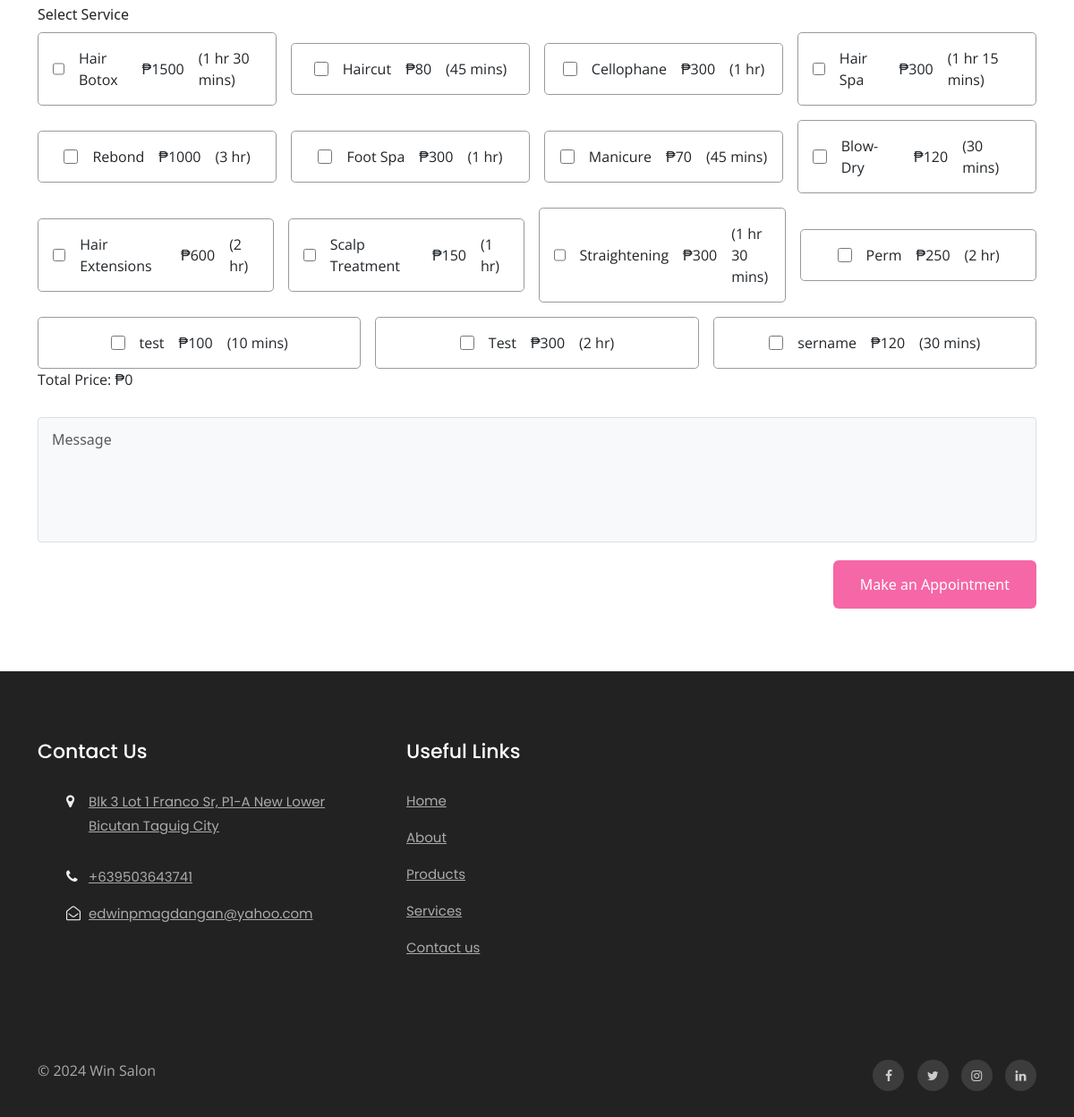
The page /bfs/book-appointment.php (signed in, lower part) on the database as committed earlier.
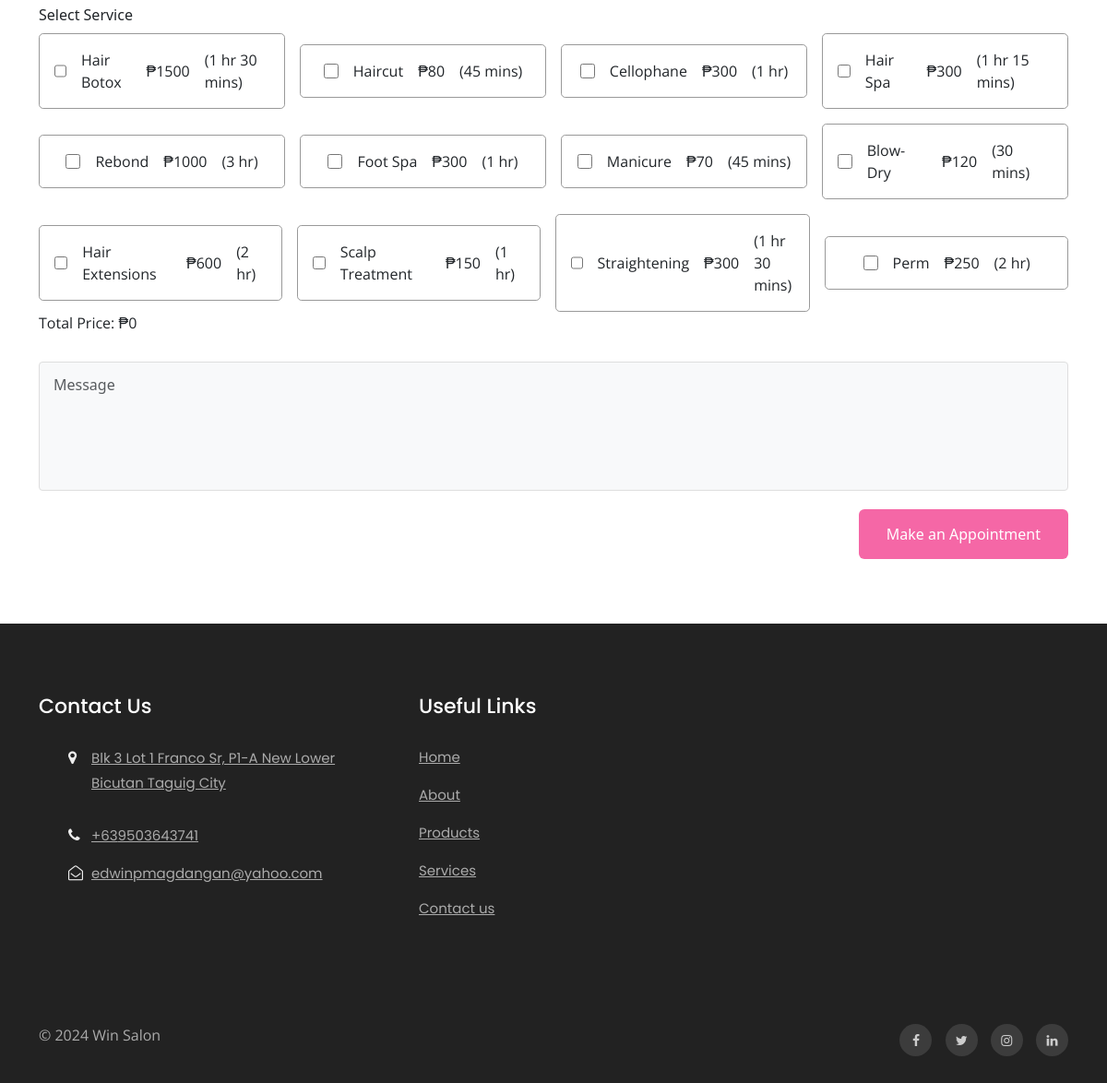
The same page on the database as committed later.
### tables this page shows
CREATE TABLE `tblservices` (
  `ID` int(10) NOT NULL,
  `ServiceName` varchar(200) DEFAULT NULL,
  `ServiceDescription` mediumtext DEFAULT NULL,
  `Cost` int(10) DEFAULT NULL,
  `Image` varchar(200) DEFAULT NULL,
  `Time` int(11) DEFAULT NULL
);

CREATE TABLE `tblpage` (
  `ID` int(10) NOT NULL,
  `PageType` varchar(200) DEFAULT NULL,
  `PageTitle` mediumtext DEFAULT NULL,
  `PageDescription` mediumtext DEFAULT NULL,
  `Email` varchar(200) DEFAULT NULL,
  `MobileNumber` bigint(10) DEFAULT NULL,
  `UpdationDate` date DEFAULT NULL,
  `Timing` varchar(200) NOT NULL
);

### bfs/book-appointment.php (the view, shortened to what the changed rows need)
<?php
include('includes/dbconnection.php');
?>
<!doctype html>
<html lang="en">
<head>
    <link rel="stylesheet" href="assets/css/style-starter.css">
    <link rel="stylesheet" href="https://cdn.jsdelivr.net/npm/flatpickr/dist/flatpickr.min.css">
</head>
<body id="home">
    <?php include_once('includes/header.php');?>
<section class="w3l-contact-info-main" id="contact">
    <div class="contact-sec">
        <div class="container">
            <div class="d-grid contact-view">
                <div class="map-content-9 mt-lg-0 mt-4">
                    <form method="post">
                        <div style="padding-top: 30px;">
                            <div class="service-group" id="services">
                                <?php
                                $query = mysqli_query($con, "SELECT * FROM tblservices");
                                while ($row = mysqli_fetch_array($query)) {
                                    $serviceName = $row['ServiceName'];
                                    $servicePrice = $row['Cost'];
                                    echo '<label>';
                                    echo '<input type="checkbox" class="service-checkbox" data-price="' . $servicePrice . '" name="service[]" value="' . $serviceName . ' - ' . $servicePrice . '">';
                                    echo '<div class="service-and-price">';
                                    echo '<span class="service-name">' . $serviceName . '</span>';
                                    echo '<span class="service-price">₱' . $servicePrice . '</span>';
                                    echo '<span class="service-duration">(';
                                            $timeInMinutes = $row['Time'];
                                            if ($timeInMinutes < 60) {
                                                echo $timeInMinutes . " mins";
                                            } else {
                                                $hours = floor($timeInMinutes / 60);
                                                $minutes = $timeInMinutes % 60;
                                                echo $hours . " hr";
                                                if ($minutes > 0) {
                                                    echo " " . $minutes . " mins";
                                                }
                                            }
                                    echo ') </ span> </div>';
                                    echo '</label>';
                                }
                                ?>
                            </div>
                        </div>
                    </form>
                </div>
            </div>
        </div>
    </div>
</section>
<?php include_once('includes/footer.php');?>
</body>
</html>

### bfs/includes/footer.php (shortened to what the changed rows need)
<section class="w3l-footer-29-main">
    <div class="footer-29 py-5">
      <div class="container py-lg-4">
        <div class="row footer-top-29">
          <div class="col-lg-4 col-md-6 col-sm-8 footer-list-29 footer-1">
            <ul>
              <?php
$ret=mysqli_query($con,"select * from tblpage where PageType='contactus' ");
while ($row=mysqli_fetch_array($ret)) {
?>
              <li>
                <span class="fa fa-map-marker"></span>
                <p>
                  <a href="https://www.google.com/maps?q=Win Salon, Taguig City"
                    target="_blank"
                    rel="noopener noreferrer">
                    Blk 3 Lot 1 Franco Sr, P1-A New Lower Bicutan Taguig City
                  </a>
                </p>
              </li>
              <li><span class="fa fa-phone"></span><a href="tel:09503643741">+63<?php echo $row['MobileNumber'];?></a></li>
              <li><span class="fa fa-envelope-open-o"></span><a href="mailto:edwinpmagdangan@yahoo.com" class="mail">
                  <?php  echo $row['Email'];?></a></li><?php } ?>
            </ul>
          </div>
        </div>
      </div>
    </div>
  </section>

Rows that differ between the two databases and show on the page:
removed tblservices: ServiceName "test", Cost "100", Time "10"
removed tblservices: ServiceName "Test", Cost "300", Time "2"
removed tblservices: ServiceName "sername", Cost "120", Time "30"
